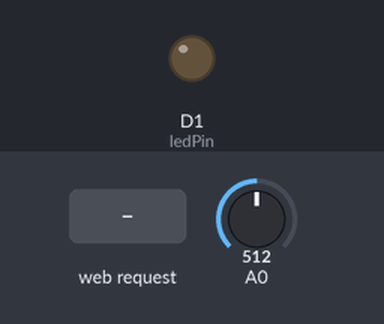
A sketch run on a simulated ESP8266 (NodeMCU). Parts: output pins drawn as LEDs (lit = HIGH). Inputs (shaded band) come from the test bench; at power-on: A0 = 512. What the sketch prints to the serial monitor is not drawn.

Above: at 2.2 s.
2.3 s: HTTP request GET /led=1?led=1 received
At 3.0 s:
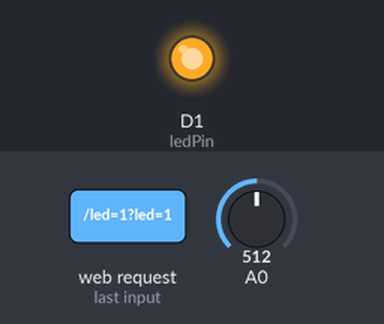
3.8 s: HTTP request GET / received
At 4.1 s:
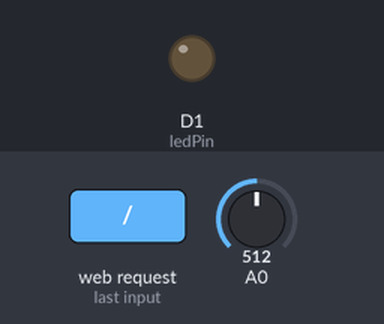
5.3 s: HTTP request GET /led=1?led=120 received
At 6.5 s:
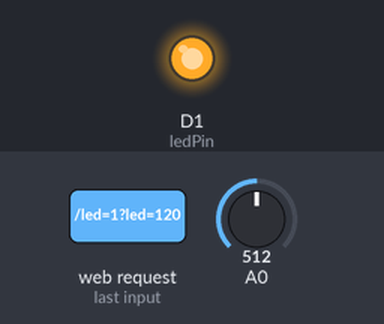
Timing chart, 0 to 8.3 s (numbered marks = the images above; inputs shaded):
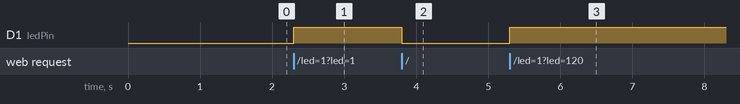

Measured:
- after the input at 2.3 s, D1 (ledPin): LOW → HIGH at once
- after the input at 3.8 s, D1 (ledPin): HIGH → LOW at once
- after the input at 5.3 s, D1 (ledPin): LOW → HIGH at once

The sketch:

web_server_101.ino
```cpp
#include <ESP8266WiFi.h>
#include <ESP8266WebServer.h>

IPAddress apIP(192, 168, 1, 8);  // Defining a static IP address: local & gateway
                                    // Default IP in AP mode is 192.168.4.1

/* This are the WiFi access point settings. Update them to your likin */
const char *ssid = "ESP8266";
const char *password = "ESP8266Test";

// Define a web server at port 80 for HTTP
ESP8266WebServer server(80);

const int ledPin = D1; // an LED is connected to NodeMCU pin D1 (ESP8266 GPIO5) via a 1K Ohm resistor

bool ledState = false;

void handleRoot() {
  digitalWrite (LED_BUILTIN, 0); //turn the built in LED on pin DO of NodeMCU on
  digitalWrite (ledPin, server.arg("led").toInt());
  ledState = digitalRead(ledPin);

 /* Dynamically generate the LED toggle link, based on its current state (on or off)*/
  char ledText[80];

  if (ledState) {
    strcpy(ledText, "LED is on. <a href=\"/?led=0\">Turn it OFF!</a>");
  }

  else {
    strcpy(ledText, "LED is OFF. <a href=\"/?led=1\">Turn it ON!</a>");
  }

  ledState = digitalRead(ledPin);

  char html[1000];
  int sec = millis() / 1000;
  int min = sec / 60;
  int hr = min / 60;

  int brightness = analogRead(A0);
  brightness = (int)(brightness + 5) / 10; //converting the 0-1024 value to a (approximately) percentage value

// Build an HTML page to display on the web-server root address
  snprintf ( html, 1000,

"<html>\
  <head>\
    <meta http-equiv='refresh' content='10'/>\
    <title>ESP8266 WiFi Network</title>\
    <style>\
      body { background-color: #cccccc; font-family: Arial, Helvetica, Sans-Serif; font-size: 1.5em; Color: #000000; }\
      h1 { Color: #AA0000; }\
    </style>\
  </head>\
  <body>\
    <h1>ESP8266 Wi-Fi Access Point and Web Server Demo</h1>\
    <p>Uptime: %02d:%02d:%02d</p>\
    <p>Brightness: %d%</p>\
    <p>%s<p>\
    <p>This page refreshes every 10 seconds. Click <a href=\"javascript:window.location.reload();\">here</a> to refresh the page now.</p>\
  </body>\
</html>",

    hr, min % 60, sec % 60,
    brightness,
    ledText
  );
  server.send ( 200, "text/html", html );
  digitalWrite ( LED_BUILTIN, 1 );
}

void handleNotFound() {
  digitalWrite ( LED_BUILTIN, 0 );
  String message = "File Not Found\n\n";
  message += "URI: ";
  message += server.uri();
  message += "\nMethod: ";
  message += ( server.method() == HTTP_GET ) ? "GET" : "POST";
  message += "\nArguments: ";
  message += server.args();
  message += "\n";

  for ( uint8_t i = 0; i < server.args(); i++ ) {
    message += " " + server.argName ( i ) + ": " + server.arg ( i ) + "\n";
  }

  server.send ( 404, "text/plain", message );
  digitalWrite ( LED_BUILTIN, 1 ); //turn the built in LED on pin DO of NodeMCU off
}

void setup() {
  pinMode ( ledPin, OUTPUT );
  digitalWrite ( ledPin, 0 );

  delay(1000);
  Serial.begin(115200);
  Serial.println();
  Serial.println("Configuring access point...");

  //set-up the custom IP address
  WiFi.mode(WIFI_AP_STA);
  WiFi.softAPConfig(apIP, apIP, IPAddress(255, 255, 255, 0));   // subnet FF FF FF 00

  /* You can remove the password parameter if you want the AP to be open. */
  WiFi.softAP(ssid, password);

  IPAddress myIP = WiFi.softAPIP();
  Serial.print("AP IP address: ");
  Serial.println(myIP);

  server.on ( "/", handleRoot );
  server.on ( "/led=1", handleRoot);
  server.on ( "/led=0", handleRoot);
  server.on ( "/inline", []() {
    server.send ( 200, "text/plain", "this works as well" );
  } );
  server.onNotFound ( handleNotFound );

  server.begin();
  Serial.println("HTTP server started");
}

void loop() {
  server.handleClient();
}
```
